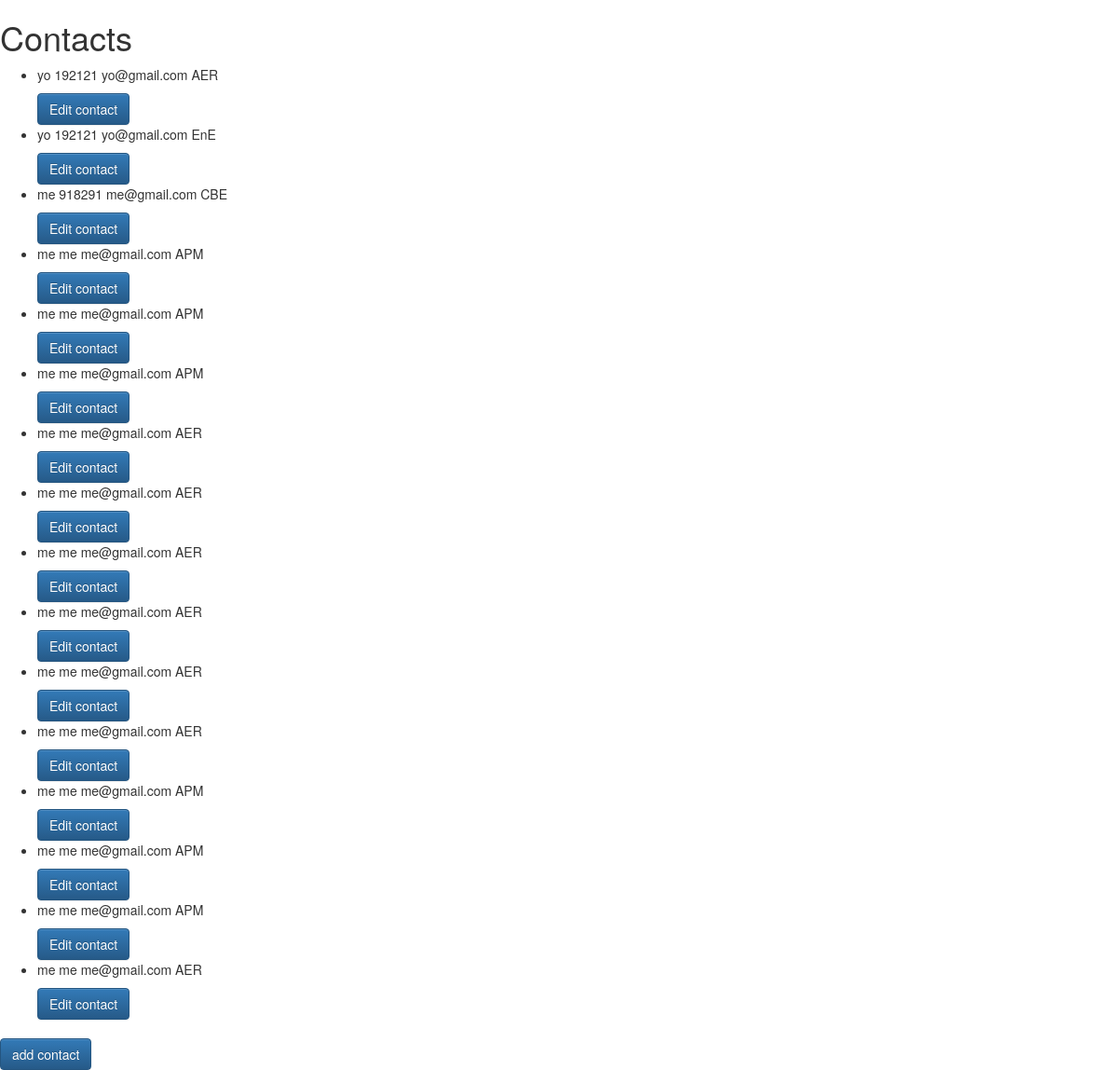
Page /viewsub on the committed database.
### contacts/models.py (models this page shows, shortened)
class Contact(models.Model):
	Faculty_name = models.CharField(
	max_length=255,
	)
	Faculty_phone_number = models.CharField(
	max_length=255,
	)
	Faculty_email = models.EmailField()
	Faculty_department_or_program    = models.CharField(max_length=12, choices=CATEGORIES)
	like = forms.ChoiceField(choices=CHOICES, widget=forms.RadioSelect())
	def __str__(self):
		return ' '.join([
		    self.Faculty_name,
		    self.Faculty_phone_number,
		    self.Faculty_email,
		    self.Faculty_department_or_program,
		])

### contacts/views.py (the view)
# urls.py: url(r'^viewsub$', contacts.views.ListContactView.as_view(),
class ListContactView(ListView):
    model = Contact
    template_name = 'contact_list.html'
    fields = '__all__'

### contacts/templates/contact_list.html (shortened to what this page needs)
{% load staticfiles %}
<html>
    <head>
	<link rel="stylesheet" href="//maxcdn.bootstrapcdn.com/bootstrap/3.2.0/css/bootstrap.min.css">
	<link rel="stylesheet" href="//maxcdn.bootstrapcdn.com/bootstrap/3.2.0/css/bootstrap-theme.min.css">
    </head>
    <body>
{% block content %}
<h1>Contacts</h1>
<ul>
  {% for contact in object_list %}
    <li class="contact">{{ contact }}</li>
      <a href="{% url "contacts-edit" pk=contact.id %}"><button style="margin-top:10px;" class="btn btn-primary btn-large">Edit contact</button></a>
  {% endfor %}
</ul>
<a href="{% url "contacts-new" %}"><button style="margin-top:10px;" class="btn btn-primary btn-large">add contact</button></a>
{% endblock %}
</body>
</html>

### rows in the picture
Contact: Faculty_name+Faculty_phone_number+Faculty_email "yo 192121 yo@gmail.com AER"
Contact: Faculty_name+Faculty_phone_number+Faculty_email "yo 192121 yo@gmail.com EnE"
Contact: Faculty_name+Faculty_phone_number+Faculty_email "me 918291 me@gmail.com CBE"
Contact: Faculty_name+Faculty_phone_number+Faculty_email "me me me@gmail.com APM"
Contact: Faculty_name+Faculty_phone_number+Faculty_email "me me me@gmail.com APM"
Contact: Faculty_name+Faculty_phone_number+Faculty_email "me me me@gmail.com APM"
Contact: Faculty_name+Faculty_phone_number+Faculty_email "me me me@gmail.com AER"
Contact: Faculty_name+Faculty_phone_number+Faculty_email "me me me@gmail.com AER"
Contact: Faculty_name+Faculty_phone_number+Faculty_email "me me me@gmail.com AER"
Contact: Faculty_name+Faculty_phone_number+Faculty_email "me me me@gmail.com AER"
Contact: Faculty_name+Faculty_phone_number+Faculty_email "me me me@gmail.com AER"
Contact: Faculty_name+Faculty_phone_number+Faculty_email "me me me@gmail.com AER"
Contact: Faculty_name+Faculty_phone_number+Faculty_email "me me me@gmail.com APM"
Contact: Faculty_name+Faculty_phone_number+Faculty_email "me me me@gmail.com APM"
Contact: Faculty_name+Faculty_phone_number+Faculty_email "me me me@gmail.com APM"
Contact: Faculty_name+Faculty_phone_number+Faculty_email "me me me@gmail.com AER"
